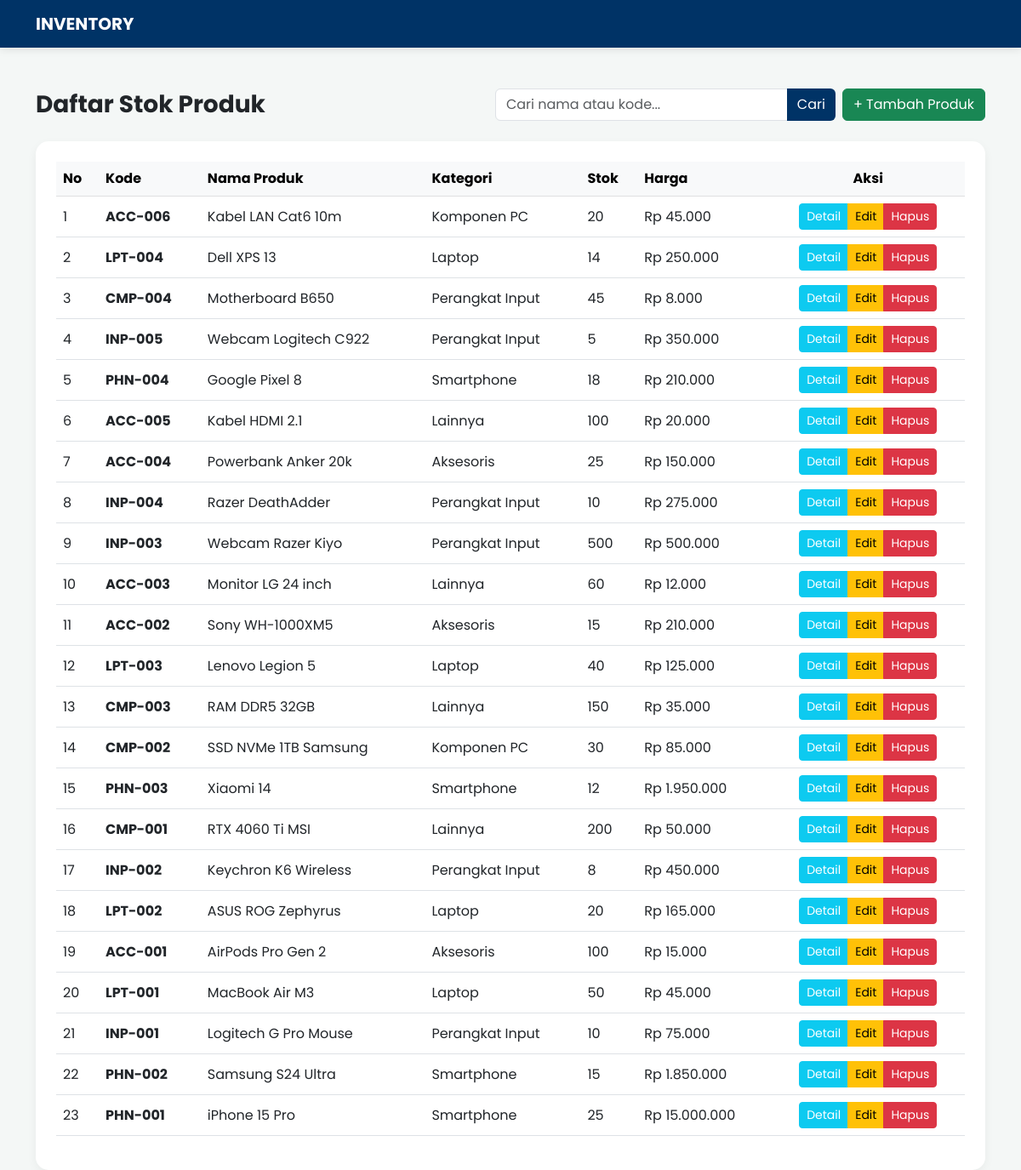
Page /dashboard.php on the committed database.
### tables this page shows
CREATE TABLE `produk` (
  `id_produk` int(11) NOT NULL,
  `kode_produk` varchar(20) DEFAULT NULL,
  `nama_produk` varchar(100) NOT NULL,
  `kategori` enum('Smartphone','Laptop','Aksesoris','Komponen PC','Perangkat Input','Lainnya') DEFAULT NULL,
  `harga_jual` int(11) NOT NULL,
  `stok` int(11) DEFAULT 0,
  `create_at` timestamp NOT NULL DEFAULT current_timestamp()
);

### dashboard.php (the view, shortened to what this page needs)
<?php
include 'connection.php';
if (isset($_GET['cari']) && !empty($_GET['cari'])) {
    $cari = $_GET['cari'];
    $sql = "SELECT * FROM produk WHERE
            nama_produk LIKE ? OR
            kode_produk LIKE ? OR
            kategori LIKE ?
            ORDER BY id_produk DESC";
    $stmt = $conn->prepare($sql);
    $keyword = "%$cari%";
    $stmt->execute([$keyword, $keyword, $keyword]);
} else {
    $sql = "SELECT * FROM produk ORDER BY id_produk DESC";
    $stmt = $conn->query($sql);
}
?>
<!DOCTYPE html>
<html lang="id">
<head>
    <link href="https://cdn.jsdelivr.net/npm/bootstrap@5.3.0/dist/css/bootstrap.min.css" rel="stylesheet">
</head>
<body>
<nav class="navbar navbar-dark mb-5">
    <div class="container">
        <a class="navbar-brand fw-bold" href="index.php">INVENTORY</a>
    </div>
</nav>
<div class="container">
    <div class="row mb-4 align-items-center">
        <div class="col-md-5">
            <h3 class="fw-bold m-0 text-dark">Daftar Stok Produk</h3>
        </div>
        <div class="col-md-7">
            <form action="" method="GET" class="d-flex justify-content-end gap-2">
                <div class="input-group search-container">
                    <input type="text" name="cari" class="form-control"
                           placeholder="Cari nama atau kode..."
                           value="<?php echo isset($_GET['cari']) ? $_GET['cari'] : ''; ?>">
                    <button class="btn btn-primary" type="submit">Cari</button>
                </div>
                <a href="create.php" class="btn btn-success text-nowrap">+  Tambah Produk</a>
            </form>
        </div>
    </div>
    <div class="card p-4">
        <div class="table-responsive">
            <table class="table table-hover align-middle">
                <thead class="table-light">
                    <tr>
                        <th width="50">No</th>
                        <th>Kode</th>
                        <th>Nama Produk</th>
                        <th>Kategori</th>
                        <th>Stok</th>
                        <th>Harga</th>
                        <th class="text-center">Aksi</th>
                    </tr>
                </thead>
                <tbody>
                <?php
                $no = 1;
                if ($stmt->rowCount() > 0) {
                    while($row = $stmt->fetch(PDO::FETCH_ASSOC)) {
                        echo "<tr>
                                <td>" . $no++ . "</td>
                                <td><span class='fw-bold'>" . $row['kode_produk'] . "</span></td>
                                <td>" . $row['nama_produk'] . "</td>
                                <td>" . $row['kategori'] . "</td>
                                <td>" . $row['stok'] . "</td>
                                <td>Rp " . number_format($row['harga_jual'], 0, ',', '.') . "</td>
                                <td class='text-center'>
                                    <div class='btn-group'>
                                        <a href='read.php?id=" . $row['id_produk'] . "' class='btn btn-sm btn-info text-white'>Detail</a>
                                        <a href='edit.php?id=" . $row['id_produk'] . "' class='btn btn-sm btn-warning'>Edit</a>
                                        <a href='delete.php?id=" . $row['id_produk'] . "' class='btn btn-sm btn-danger' onclick='return confirm(\"Yakin ingin menghapus produk ini?\")'>Hapus</a>
                                    </div>
                                </td>
                                </tr>";
                    }
                } else {
                    echo "<tr><td colspan='7' class='text-center py-4 text-muted'>Data tidak ditemukan atau belum ada.</td></tr>";
                }
                ?>
                </tbody>
            </table>
        </div>
    </div>
</div>
</body>
</html>

### dashboard.php (style rules this page uses)
body { background-color: #f4f7f6; font-family: 'Poppins', sans-serif; }
.navbar { background-color: #003366; box-shadow: 0 2px 10px rgba(0,0,0,0.1); }
.card { border: none; border-radius: 15px; box-shadow: 0 4px 12px rgba(0,0,0,0.05); }
.table thead { background-color: #f8f9fa; }
.btn-primary { background-color: #003366; border: none; }
.search-container { max-width: 400px; }

### rows in the picture
produk: kode_produk "ACC-006", nama_produk "Kabel LAN Cat6 10m", kategori "Komponen PC", stok "20", harga_jual "45.000"
produk: kode_produk "LPT-004", nama_produk "Dell XPS 13", kategori "Laptop", stok "14", harga_jual "250.000"
produk: kode_produk "CMP-004", nama_produk "Motherboard B650", kategori "Perangkat Input", stok "45", harga_jual "8.000"
produk: kode_produk "INP-005", nama_produk "Webcam Logitech C922", kategori "Perangkat Input", stok "5", harga_jual "350.000"
produk: kode_produk "PHN-004", nama_produk "Google Pixel 8", kategori "Smartphone", stok "18", harga_jual "210.000"
produk: kode_produk "ACC-005", nama_produk "Kabel HDMI 2.1", kategori "Lainnya", stok "100", harga_jual "20.000"
produk: kode_produk "ACC-004", nama_produk "Powerbank Anker 20k", kategori "Aksesoris", stok "25", harga_jual "150.000"
produk: kode_produk "INP-004", nama_produk "Razer DeathAdder", kategori "Perangkat Input", stok "10", harga_jual "275.000"
produk: kode_produk "INP-003", nama_produk "Webcam Razer Kiyo", kategori "Perangkat Input", stok "500", harga_jual "500.000"
produk: kode_produk "ACC-003", nama_produk "Monitor LG 24 inch", kategori "Lainnya", stok "60", harga_jual "12.000"
produk: kode_produk "ACC-002", nama_produk "Sony WH-1000XM5", kategori "Aksesoris", stok "15", harga_jual "210.000"
produk: kode_produk "LPT-003", nama_produk "Lenovo Legion 5", kategori "Laptop", stok "40", harga_jual "125.000"
produk: kode_produk "CMP-003", nama_produk "RAM DDR5 32GB", kategori "Lainnya", stok "150", harga_jual "35.000"
produk: kode_produk "CMP-002", nama_produk "SSD NVMe 1TB Samsung", kategori "Komponen PC", stok "30", harga_jual "85.000"
produk: kode_produk "PHN-003", nama_produk "Xiaomi 14", kategori "Smartphone", stok "12", harga_jual "1.950.000"
produk: kode_produk "CMP-001", nama_produk "RTX 4060 Ti MSI", kategori "Lainnya", stok "200", harga_jual "50.000"
produk: kode_produk "INP-002", nama_produk "Keychron K6 Wireless", kategori "Perangkat Input", stok "8", harga_jual "450.000"
produk: kode_produk "LPT-002", nama_produk "ASUS ROG Zephyrus", kategori "Laptop", stok "20", harga_jual "165.000"
produk: kode_produk "ACC-001", nama_produk "AirPods Pro Gen 2", kategori "Aksesoris", stok "100", harga_jual "15.000"
produk: kode_produk "LPT-001", nama_produk "MacBook Air M3", kategori "Laptop", stok "50", harga_jual "45.000"
produk: kode_produk "INP-001", nama_produk "Logitech G Pro Mouse", kategori "Perangkat Input", stok "10", harga_jual "75.000"
produk: kode_produk "PHN-002", nama_produk "Samsung S24 Ultra", kategori "Smartphone", stok "15", harga_jual "1.850.000"
produk: kode_produk "PHN-001", nama_produk "iPhone 15 Pro", kategori "Smartphone", stok "25", harga_jual "15.000.000"
